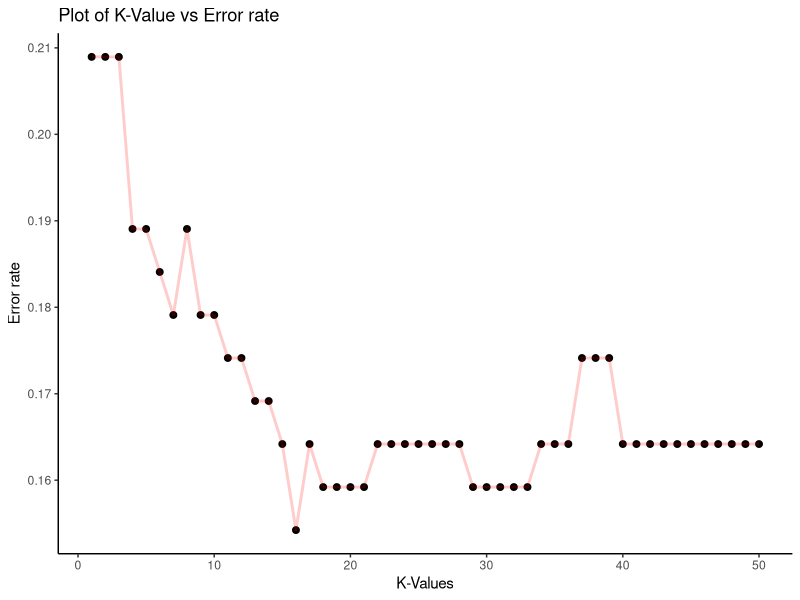

Generate this figure with R:
library(caTools)
library(dplyr)
library(ggplot2)
library(class)

df.knn <- read.csv("FinalSEERDatasetForMinor.csv",stringsAsFactors = FALSE)

standardised.features.knn <- scale(df.knn[1:13])

#print(var(standardised.features.knn))

final.df.knn <- cbind(standardised.features.knn,df.knn[14])
final.df.knn1 <- select(final.df.knn,Race,T.Stage,N.Stage,Stage.Cancer,Grade,Tumor.Size,Status)

#TRAIN-TEST SPLIT
set.seed(101)
sample.knn <- sample.split(final.df.knn1$Status,SplitRatio = 0.95)

train.knn <- subset(final.df.knn1,sample.knn == T)
test.knn <- subset(final.df.knn1,sample.knn == F)

#BUILDING KNN MODEL
knn.predicted.status <- knn(train.knn[1:6],test.knn[1:6],train.knn$Status,k=1)
#print(knn.predicted.status)

#print(mean(test.knn$Status != knn.predicted.status))

#SELECTING OPTIMUM K VALUE
knn.predicted.status.trial <- NULL
error.rate.trial <- NULL

for(i in 1:50){
  set.seed(101)
  knn.predicted.status.trial <- knn(train.knn[1:6],test.knn[1:6],train.knn$Status,k=i)
  error.rate.trial[i] <- mean(test.knn$Status != knn.predicted.status.trial)
}


#VISUALISING ERROR FOR DIFFERENT K VALUES

k.values <- 1:50
knn.error.df <- data.frame(error.rate.trial,k.values)

knn.plot <- ggplot(knn.error.df,aes(x=k.values,y=error.rate.trial)) + geom_point(size=2) + theme_classic()

knn.plot <- knn.plot + geom_line(lty = "solid",alpha=0.2,color="red",size=1) + xlab("K-Values") + ylab("Error rate")

knn.plot <- knn.plot + ggtitle("Plot of K-Value vs Error rate")
print(knn.plot)

final.knn.model.predictions <- knn(train.knn[1:6],test.knn[1:6],train.knn$Status,k=16)
knn.misClassError <- mean(test.knn$Status != final.knn.model.predictions)

knn.acc <- 1-knn.misClassError

print(knn.acc)
